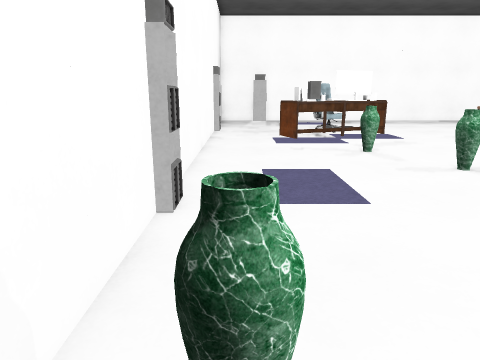
View 1 (above)

23 first-person views from a walk through a scene from a Unity 3-D project. The camera is 1.3 m above the floor, tilts 14° down and sees 70° across. The floor is counted in squares, 0.5 m on a side. Each view is taken from the middle of a square. On the plan, view 1 faces up. The plan holds only what a view shows up to about 20 squares ahead; the rest is blank. The place goes on beyond the plan. The player is left out. Some animated figures are left out. Some surface patterns are stand-ins.

View 2
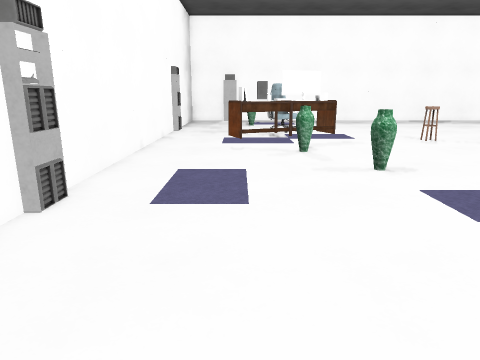

View 3
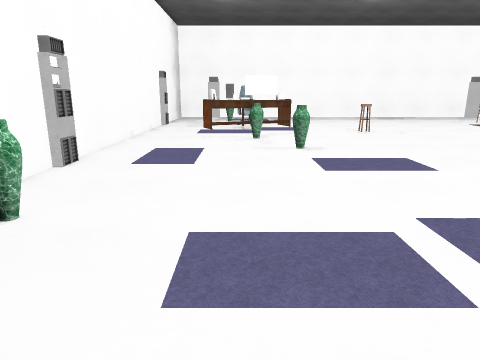

View 4
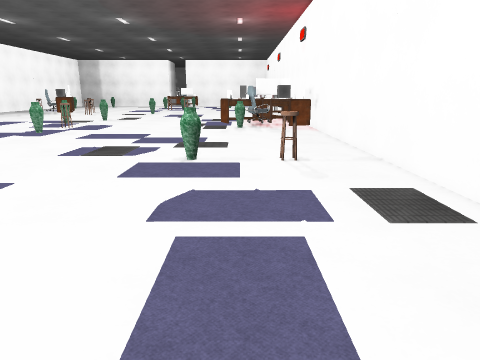

View 5
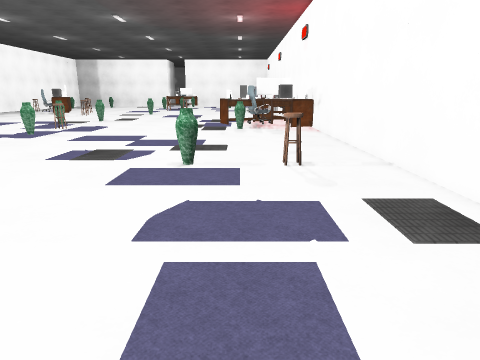

View 6
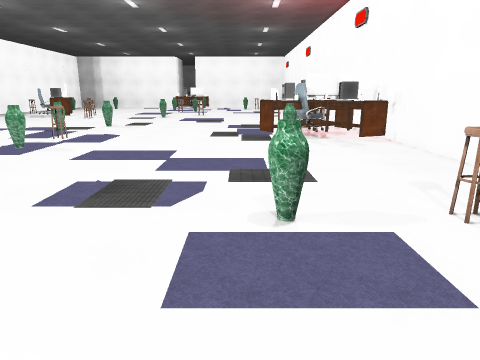

View 7
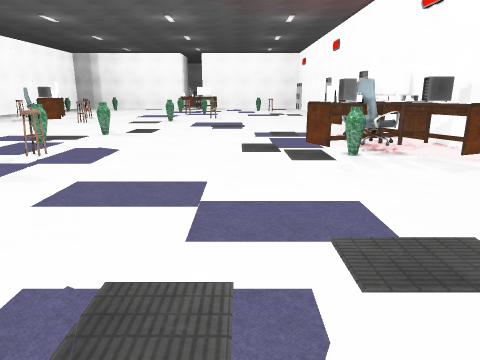

View 8
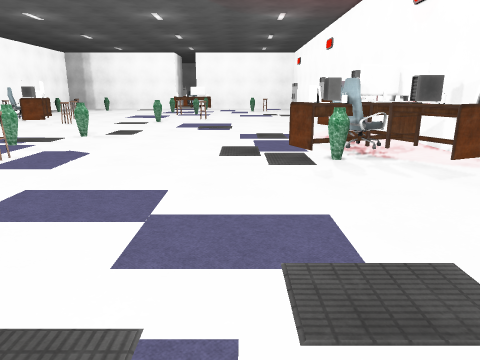

View 9
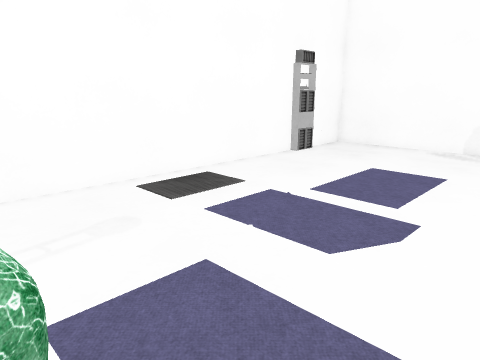

View 10
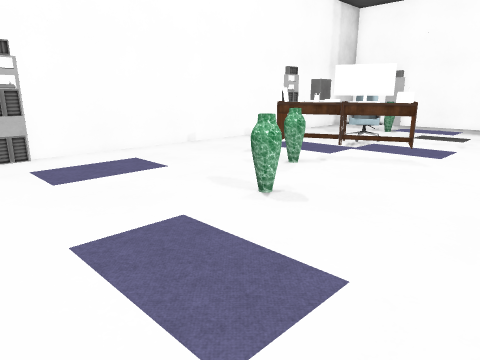

View 11
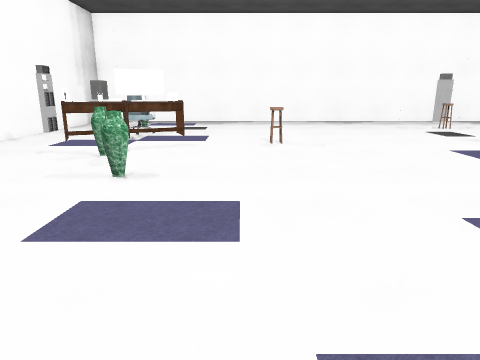

View 12
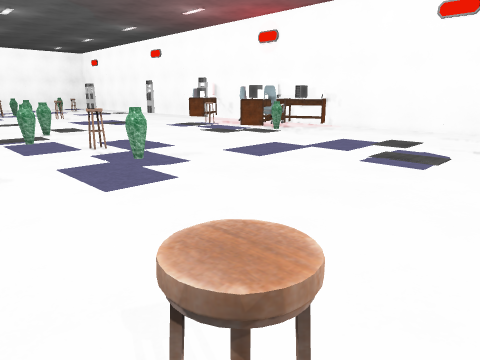

View 13
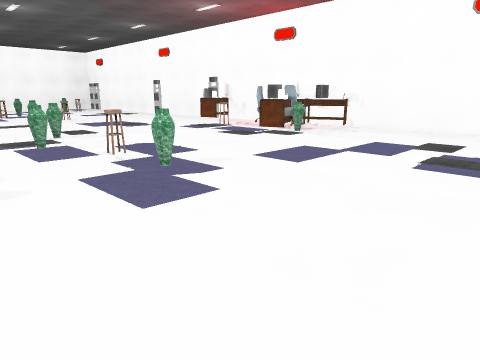

View 14
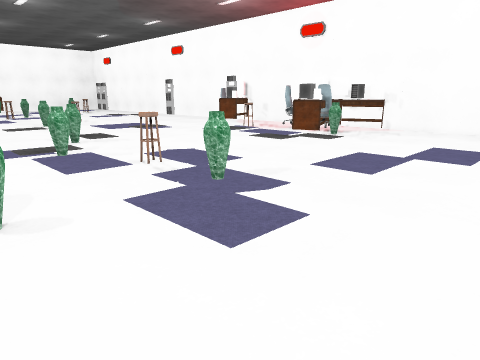

View 15
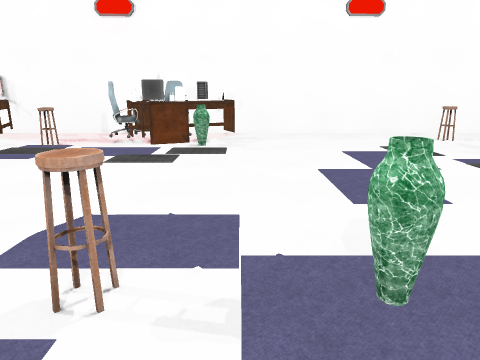

View 16
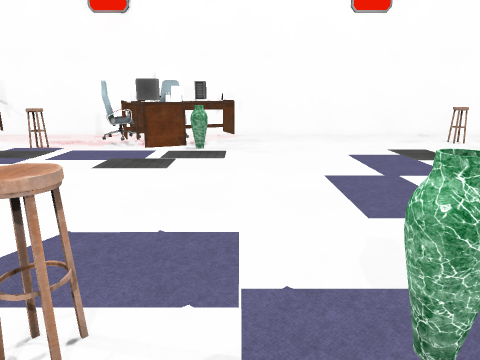

View 17
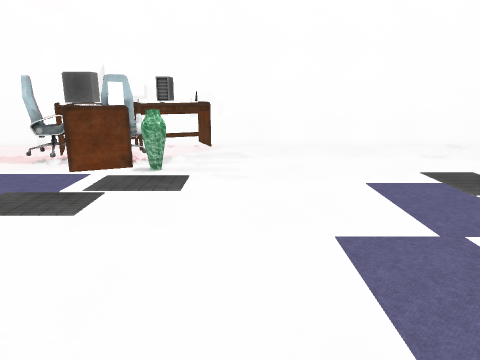

View 18
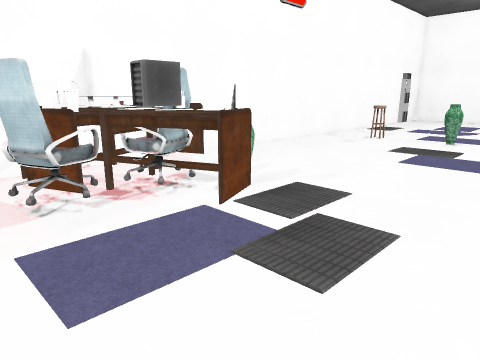

View 19
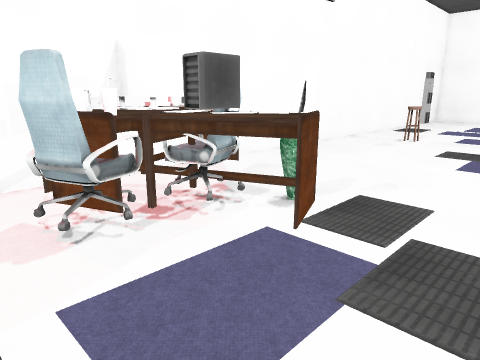

View 20
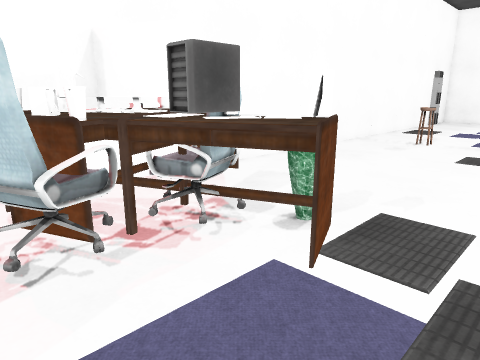

View 21
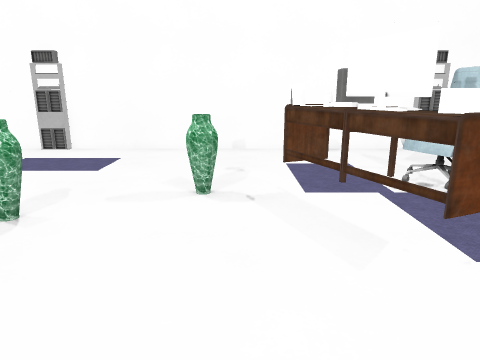

View 22
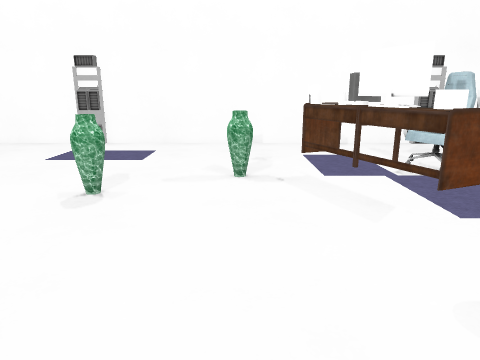

View 23
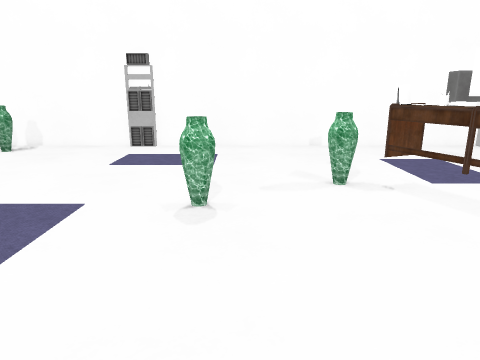

### Floor plan
Key: @ floor where view 1 was taken; # wall or solid block; x gap in a wall; . floor; = window, fence, low wall or low ledge; ^ raised ledge; O other object.
Columns run from 2 left of view 1 to 37 right of it. Each row starts with its distance up from view 1.
 21 #....O#^OOO#................
 20 #....OOOO#......O...........O.
 19 #....OOO..........................
 18 #......................................
 17 #.......................................
 16 #.......O........................  OO...
 15 #......................................
 14 #..........................OO...O.......
 13 #.......................................
 12 #.........O.............................
 11 #......................................
 10 #......................................
  9 #......................................
  8 #O.....................................
  7 #.......................................
  6 #.......................................
  5 #.......................................
  4 #.......................................
  3 #.......................................
  2 #.O...............O................   ..
  1 #................................OOO....
  0 #.@.............................O^O#....
 -1 #................................OO^OO..
 -2 #.................O..............O#OOO..
 -3 #..............................=x^^OO#..
 -4 #..............................^OO#OO#..
 -5 #...O..........................O^=##....
 -6 ########################################

Positions as (right, up) in squares from view 1, and headings:
1: (0, 0), facing up
2: (3, 0), facing up
3: (5, -5), facing up
4: (2, 0), facing right
5: (3, 0), facing right
6: (9, 3), facing right
7: (15, 5), facing right
8: (16, 4), facing right
9: (16, 4), facing down-left
10: (14, 5), facing up-left
11: (12, 1), facing up
12: (13, 21), facing down-right
13: (15, 21), facing down-right
14: (18, 21), facing down-right
15: (28, 18), facing down
16: (28, 17), facing down
17: (27, 12), facing down
18: (37, 7), facing down-left
19: (37, 5), facing down-left
20: (36, 4), facing down-left
21: (15, 17), facing left
22: (17, 16), facing left
23: (16, 13), facing left
